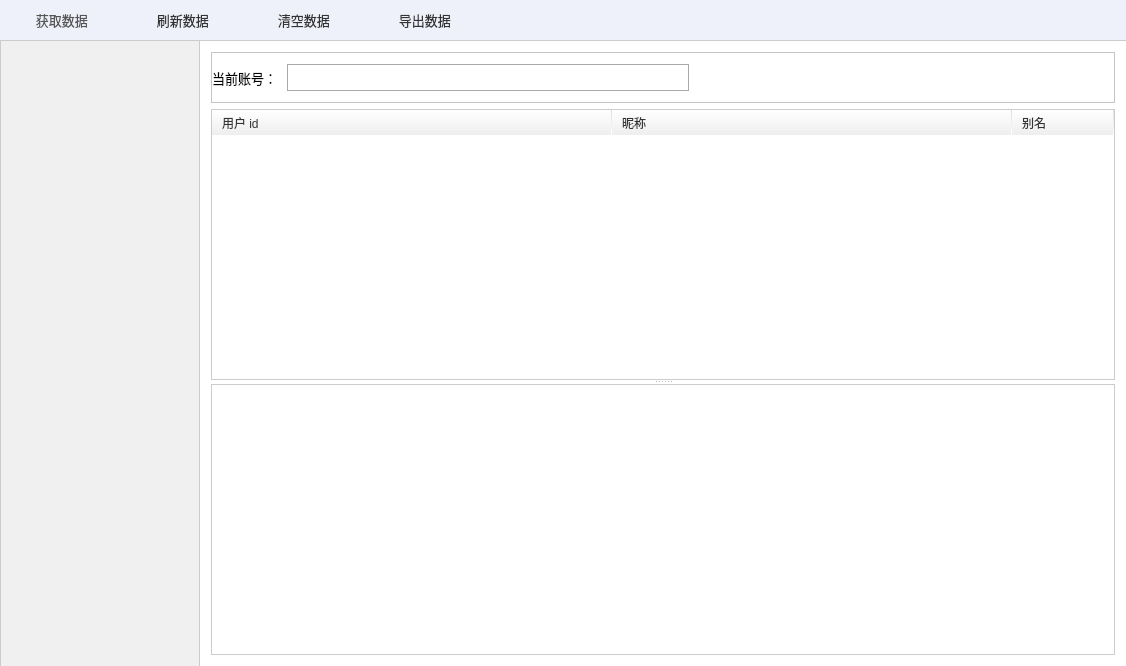
<?xml version="1.0" encoding="UTF-8"?>
<ui version="4.0">
 <class>AppInfoDlg</class>
 <widget class="QDialog" name="AppInfoDlg">
  <property name="geometry">
   <rect>
    <x>0</x>
    <y>0</y>
    <width>1126</width>
    <height>666</height>
   </rect>
  </property>
  <property name="windowTitle">
   <string>安卓聊天记录查看器</string>
  </property>
  <property name="styleSheet">
   <string notr="true">QWidget#AppInfoDlg
{
	background-color:white;
}</string>
  </property>
  <layout class="QVBoxLayout" name="verticalLayout_5">
   <property name="spacing">
    <number>0</number>
   </property>
   <property name="margin">
    <number>0</number>
   </property>
   <item>
    <widget class="QFrame" name="toolbar">
     <property name="minimumSize">
      <size>
       <width>0</width>
       <height>0</height>
      </size>
     </property>
     <property name="styleSheet">
      <string notr="true">QFrame#toolbar
{
	background-color:rgb(239,241,250);
	border:0px solid #cccccc;
	color:#333333;
	border-bottom-width:1px;
}</string>
     </property>
     <property name="frameShape">
      <enum>QFrame::StyledPanel</enum>
     </property>
     <property name="frameShadow">
      <enum>QFrame::Raised</enum>
     </property>
     <layout class="QHBoxLayout" name="horizontalLayout_5">
      <property name="margin">
       <number>0</number>
      </property>
      <item>
       <widget class="QToolButton" name="btnGetData">
        <property name="minimumSize">
         <size>
          <width>115</width>
          <height>40</height>
         </size>
        </property>
        <property name="maximumSize">
         <size>
          <width>115</width>
          <height>40</height>
         </size>
        </property>
        <property name="styleSheet">
         <string notr="true">QToolButton
{
	font-family:&quot;Microsoft Yahei&quot;;
	font-size:13px;
	border:0px solid #aaaaaa;
	color:#555555;
	padding-left:5px;
	background-color:transparent;
}

QToolButton:hover
{
	background-color:rgb(128,188,255);
}

QToolButton:pressed
{
	background-color:rgb(128,188,255);
	margin:1px;
}

QToolButton:disabled
{
	color:#aaaaaa;
}</string>
        </property>
        <property name="text">
         <string> 获取数据</string>
        </property>
        <property name="icon">
         <iconset resource="maindlg.qrc">
          <normaloff>:/image/autoget.png</normaloff>:/image/autoget.png</iconset>
        </property>
        <property name="iconSize">
         <size>
          <width>16</width>
          <height>16</height>
         </size>
        </property>
        <property name="shortcut">
         <string>1</string>
        </property>
        <property name="toolButtonStyle">
         <enum>Qt::ToolButtonTextBesideIcon</enum>
        </property>
       </widget>
      </item>
      <item>
       <widget class="QToolButton" name="btnRefresh">
        <property name="minimumSize">
         <size>
          <width>115</width>
          <height>40</height>
         </size>
        </property>
        <property name="maximumSize">
         <size>
          <width>115</width>
          <height>40</height>
         </size>
        </property>
        <property name="styleSheet">
         <string notr="true">QToolButton
{
	font-family:&quot;Microsoft Yahei&quot;;
	font-size:13px;
	border:0px solid #aaaaaa;
	color:#333333;
	padding-left:5px;
	background-color:transparent;
}

QToolButton:hover
{
	background-color:rgb(128,188,255);
}

QToolButton:pressed
{
	background-color:rgb(128,188,255);
	margin:1px;
}</string>
        </property>
        <property name="text">
         <string> 刷新数据</string>
        </property>
        <property name="icon">
         <iconset resource="maindlg.qrc">
          <normaloff>:/image/refresh.png</normaloff>:/image/refresh.png</iconset>
        </property>
        <property name="iconSize">
         <size>
          <width>16</width>
          <height>16</height>
         </size>
        </property>
        <property name="toolButtonStyle">
         <enum>Qt::ToolButtonTextBesideIcon</enum>
        </property>
       </widget>
      </item>
      <item>
       <widget class="QToolButton" name="btnClean">
        <property name="minimumSize">
         <size>
          <width>115</width>
          <height>40</height>
         </size>
        </property>
        <property name="maximumSize">
         <size>
          <width>115</width>
          <height>40</height>
         </size>
        </property>
        <property name="styleSheet">
         <string notr="true">QToolButton
{
	font-family:&quot;Microsoft Yahei&quot;;
	font-size:13px;
	border:0px solid #aaaaaa;
	color:#333333;
	padding-left:5px;
	background-color:transparent;
}

QToolButton:hover
{
	background-color:rgb(128,188,255);
}

QToolButton:pressed
{
	background-color:rgb(128,188,255);
	margin:1px;
}</string>
        </property>
        <property name="text">
         <string> 清空数据</string>
        </property>
        <property name="icon">
         <iconset resource="maindlg.qrc">
          <normaloff>:/image/delete.png</normaloff>:/image/delete.png</iconset>
        </property>
        <property name="iconSize">
         <size>
          <width>16</width>
          <height>16</height>
         </size>
        </property>
        <property name="toolButtonStyle">
         <enum>Qt::ToolButtonTextBesideIcon</enum>
        </property>
       </widget>
      </item>
      <item>
       <widget class="QToolButton" name="btnExport">
        <property name="minimumSize">
         <size>
          <width>115</width>
          <height>40</height>
         </size>
        </property>
        <property name="maximumSize">
         <size>
          <width>115</width>
          <height>40</height>
         </size>
        </property>
        <property name="styleSheet">
         <string notr="true">QToolButton
{
	font-family:&quot;Microsoft Yahei&quot;;
	font-size:13px;
	border:0px solid #aaaaaa;
	color:#333333;
	padding-left:5px;
	background-color:transparent;
}

QToolButton:hover
{
	background-color:rgb(128,188,255);
}

QToolButton:pressed
{
	background-color:rgb(128,188,255);
	margin:1px;
}</string>
        </property>
        <property name="text">
         <string> 导出数据</string>
        </property>
        <property name="icon">
         <iconset resource="maindlg.qrc">
          <normaloff>:/image/autoget.png</normaloff>:/image/autoget.png</iconset>
        </property>
        <property name="iconSize">
         <size>
          <width>16</width>
          <height>16</height>
         </size>
        </property>
        <property name="toolButtonStyle">
         <enum>Qt::ToolButtonTextBesideIcon</enum>
        </property>
       </widget>
      </item>
      <item>
       <spacer name="horizontalSpacer_2">
        <property name="orientation">
         <enum>Qt::Horizontal</enum>
        </property>
        <property name="sizeHint" stdset="0">
         <size>
          <width>40</width>
          <height>20</height>
         </size>
        </property>
       </spacer>
      </item>
     </layout>
    </widget>
   </item>
   <item>
    <layout class="QHBoxLayout" name="horizontalLayout">
     <property name="spacing">
      <number>0</number>
     </property>
     <item>
      <widget class="QListWidget" name="lstApplication">
       <property name="maximumSize">
        <size>
         <width>200</width>
         <height>16777215</height>
        </size>
       </property>
       <property name="focusPolicy">
        <enum>Qt::NoFocus</enum>
       </property>
       <property name="styleSheet">
        <string notr="true">QWidget
{
	border:1px solid #cccccc;
	/*border-right-width:0xp;*/
	font-size:13px;
	border-top-width:0px;
	border-bottom-width:0px;
	background-color:rgb(240,240,240);
}

QListWidget::item
{
	min-height:30px;
	padding-left:10px;
	background-color:transparent;
}

 QListWidget::item:hover {
	background-color:rgba(100,100,100, 50);
 }

  QListWidget::item:selected {
	background-color:#cccccc;
	color:black;
 }

 QScrollBar:vertical {
     border: 0px solid grey;
     background: transparent;
     width: 10px;
 }
 QScrollBar::handle:vertical {
     background: #cccccc;;
     min-height: 100px;
 }
 QScrollBar::handle:vertical:hover {
     background: #aaaaaa;
     min-heiht: 100px;
 }
 QScrollBar::add-line:vertical {
	border:none;
	background:transparent;
 }
 QScrollBar::sub-line:vertical {
	border:none;
	background:transparent;
 }</string>
       </property>
       <property name="iconSize">
        <size>
         <width>24</width>
         <height>24</height>
        </size>
       </property>
      </widget>
     </item>
     <item>
      <widget class="QStackedWidget" name="stkApplicationInfo">
       <property name="currentIndex">
        <number>0</number>
       </property>
       <widget class="QWidget" name="page">
        <layout class="QVBoxLayout" name="verticalLayout_6">
         <item>
          <widget class="QFrame" name="frame_3">
           <property name="styleSheet">
            <string notr="true">QWidget
{
	background-color:white;
}</string>
           </property>
           <property name="frameShape">
            <enum>QFrame::StyledPanel</enum>
           </property>
           <property name="frameShadow">
            <enum>QFrame::Raised</enum>
           </property>
           <layout class="QHBoxLayout" name="horizontalLayout_6">
            <property name="leftMargin">
             <number>0</number>
            </property>
            <item>
             <widget class="QLabel" name="label_3">
              <property name="styleSheet">
               <string notr="true">QLabel
{
	font-family:&quot;Microsoft Yahei&quot;;
	font-size:13px;
	min-height:25px;
}</string>
              </property>
              <property name="text">
               <string>当前账号： </string>
              </property>
             </widget>
            </item>
            <item>
             <widget class="QComboBox" name="cmbWeixinAccount">
              <property name="minimumSize">
               <size>
                <width>402</width>
                <height>27</height>
               </size>
              </property>
              <property name="maximumSize">
               <size>
                <width>400</width>
                <height>16777215</height>
               </size>
              </property>
              <property name="styleSheet">
               <string notr="true">QComboBox
{
	background-color:white;
	border:1px solid #aaaaaa;
	min-width:400px;
	min-height:25px;
	font-size:13px;
	font-family:&quot;Microsoft Yahei&quot;;
	color:black;
}

QComboBox:hover
{
	background-color:#cccccc;
}

QComboBox:on
{
	background-color:#cccccc;
}

 QComboBox::drop-down {
     subcontrol-origin: padding;
     subcontrol-position: top right;
     width: 15px;

	 border:0px solid rgb(46,52,52);
 }

QComboBox::down-arrow {
	height:8px;
	width:5px;
	image: url(:/image/arrow.png);
 }

 QComboBox QAbstractItemView
{
	border:1px solid #eef0ff;
}</string>
              </property>
             </widget>
            </item>
            <item>
             <spacer name="horizontalSpacer_3">
              <property name="orientation">
               <enum>Qt::Horizontal</enum>
              </property>
              <property name="sizeHint" stdset="0">
               <size>
                <width>40</width>
                <height>20</height>
               </size>
              </property>
             </spacer>
            </item>
           </layout>
          </widget>
         </item>
         <item>
          <widget class="QSplitter" name="splitter">
           <property name="styleSheet">
            <string notr="true">QWidget
{
	background-color:white;
}</string>
           </property>
           <property name="orientation">
            <enum>Qt::Vertical</enum>
           </property>
           <widget class="QTreeWidget" name="trWeixinFriends">
            <property name="maximumSize">
             <size>
              <width>9999</width>
              <height>16777215</height>
             </size>
            </property>
            <property name="focusPolicy">
             <enum>Qt::NoFocus</enum>
            </property>
            <property name="styleSheet">
             <string notr="true">QHeaderView::section {
	background-color:qlineargradient(spread:pad, x1:0, y1:0, x2:0, y2:1, stop:0 #ffffff, stop:1 #eeeeee);
    padding-left: 10px;
	border:none;
	border-right: 1px solid qlineargradient(spread:pad, x1:0, y1:0, x2:0, y2:1, stop:0 #dddddd, stop:1 #ffffff);
	border-bottom: 0px solid #eeeeee;
	height:25px;
	color:#333333;
	font-family:&quot;微软雅黑&quot;;
	text-align:center left;
 }

QTableWidget:item
{
	padding-left:10px;
}

QFrame#trWeixinFriends{
	border:1px solid #cccccc;;
}

 QHeaderView::down-arrow {
     image: none;
 }

 QHeaderView::up-arrow {
     image:none;
}

 QScrollBar:vertical {
     border: 0px solid grey;
     background: transparent;
     width: 10px;
 }
 QScrollBar::handle:vertical {
     background: #cccccc;;
     min-height: 100px;
 }
 QScrollBar::handle:vertical:hover {
     background: #aaaaaa;
     min-heiht: 100px;
 }
 QScrollBar::add-line:vertical {
	border:none;
	background:transparent;
 }
 QScrollBar::sub-line:vertical {
	border:none;
	background:transparent;
 }

 QScrollBar:horizontal {
     border: 0px solid grey;
     background: transparent;
     height: 5px;
 }
 QScrollBar::handle:horizontal {
     background: #cccccc;;
     min-width: 100px;
 }
 QScrollBar::handle:horizontal:hover {
     background: #aaaaaa;
     min-width: 100px;
 }
 QScrollBar::add-line:horizontal {
	border:none;
	background:transparent;
 }
 QScrollBar::sub-line:horizontal {
	border:none;
	background:transparent;
 }</string>
            </property>
            <property name="iconSize">
             <size>
              <width>24</width>
              <height>24</height>
             </size>
            </property>
            <property name="indentation">
             <number>0</number>
            </property>
            <property name="rootIsDecorated">
             <bool>false</bool>
            </property>
            <attribute name="headerDefaultSectionSize">
             <number>400</number>
            </attribute>
            <column>
             <property name="text">
              <string>用户 id</string>
             </property>
            </column>
            <column>
             <property name="text">
              <string>昵称</string>
             </property>
            </column>
            <column>
             <property name="text">
              <string>别名</string>
             </property>
            </column>
           </widget>
           <widget class="QTextBrowser" name="edtWeixinChactHistory">
            <property name="styleSheet">
             <string notr="true">QWidget
{
	border:1px solid #cccccc;
	font-family:&quot;Microsoft Yahei&quot;;
	font-size:13px;
}
 QScrollBar:vertical {
     border: 0px solid grey;
     background: transparent;
     width: 10px;
 }
 QScrollBar::handle:vertical {
     background: #cccccc;;
     min-height: 100px;
 }
 QScrollBar::handle:vertical:hover {
     background: #aaaaaa;
     min-heiht: 100px;
 }
 QScrollBar::add-line:vertical {
	border:none;
	background:transparent;
 }
 QScrollBar::sub-line:vertical {
	border:none;
	background:transparent;
 }

 QScrollBar:horizontal {
     border: 0px solid grey;
     background: transparent;
     height: 5px;
 }
 QScrollBar::handle:horizontal {
     background: #cccccc;;
     min-width: 100px;
 }
 QScrollBar::handle:horizontal:hover {
     background: #aaaaaa;
     min-width: 100px;
 }
 QScrollBar::add-line:horizontal {
	border:none;
	background:transparent;
 }
 QScrollBar::sub-line:horizontal {
	border:none;
	background:transparent;
 }</string>
            </property>
            <property name="readOnly">
             <bool>true</bool>
            </property>
            <property name="html">
             <string>&lt;!DOCTYPE HTML PUBLIC &quot;-//W3C//DTD HTML 4.0//EN&quot; &quot;http://www.w3.org/TR/REC-html40/strict.dtd&quot;&gt;
&lt;html&gt;&lt;head&gt;&lt;meta name=&quot;qrichtext&quot; content=&quot;1&quot; /&gt;&lt;style type=&quot;text/css&quot;&gt;
p, li { white-space: pre-wrap; }
&lt;/style&gt;&lt;/head&gt;&lt;body style=&quot; font-family:'Microsoft Yahei'; font-size:13px; font-weight:400; font-style:normal;&quot;&gt;
&lt;p style=&quot;-qt-paragraph-type:empty; margin-top:0px; margin-bottom:0px; margin-left:0px; margin-right:0px; -qt-block-indent:0; text-indent:0px;&quot;&gt;&lt;br /&gt;&lt;/p&gt;&lt;/body&gt;&lt;/html&gt;</string>
            </property>
            <property name="openExternalLinks">
             <bool>false</bool>
            </property>
            <property name="openLinks">
             <bool>false</bool>
            </property>
           </widget>
          </widget>
         </item>
        </layout>
       </widget>
       <widget class="QWidget" name="framexxx">
        <property name="styleSheet">
         <string notr="true">QFrame#framexxx
{
	background-color:white;
}</string>
        </property>
        <layout class="QVBoxLayout" name="verticalLayout">
         <property name="leftMargin">
          <number>6</number>
         </property>
         <property name="topMargin">
          <number>0</number>
         </property>
         <property name="rightMargin">
          <number>6</number>
         </property>
         <property name="bottomMargin">
          <number>6</number>
         </property>
         <item>
          <widget class="QFrame" name="frame">
           <property name="styleSheet">
            <string notr="true">QWidget
{
	background-color:white;
}</string>
           </property>
           <property name="frameShape">
            <enum>QFrame::StyledPanel</enum>
           </property>
           <property name="frameShadow">
            <enum>QFrame::Raised</enum>
           </property>
           <layout class="QHBoxLayout" name="horizontalLayout_3">
            <property name="leftMargin">
             <number>0</number>
            </property>
            <item>
             <widget class="QLabel" name="label">
              <property name="styleSheet">
               <string notr="true">QLabel
{
	font-family:&quot;Microsoft Yahei&quot;;
	font-size:13px;
	min-height:25px;
}</string>
              </property>
              <property name="text">
               <string>当前账号： </string>
              </property>
             </widget>
            </item>
            <item>
             <widget class="QComboBox" name="cmbQQAccount">
              <property name="minimumSize">
               <size>
                <width>152</width>
                <height>27</height>
               </size>
              </property>
              <property name="styleSheet">
               <string notr="true">QComboBox
{
	background-color:white;
	border:1px solid #aaaaaa;
	min-width:150px;
	min-height:25px;
	font-size:13px;
	font-family:&quot;Microsoft Yahei&quot;;
	color:black;
}

QComboBox:hover
{
	background-color:#cccccc;
}

QComboBox:on
{
	background-color:#cccccc;
}

 QComboBox::drop-down {
     subcontrol-origin: padding;
     subcontrol-position: top right;
     width: 15px;

	 border:0px solid rgb(46,52,52);
 }

QComboBox::down-arrow {
	height:8px;
	width:5px;
	image: url(:/image/arrow.png);
 }

 QComboBox QAbstractItemView
{
	border:1px solid #eef0ff;
}</string>
              </property>
             </widget>
            </item>
            <item>
             <spacer name="horizontalSpacer">
              <property name="orientation">
               <enum>Qt::Horizontal</enum>
              </property>
              <property name="sizeHint" stdset="0">
               <size>
                <width>40</width>
                <height>20</height>
               </size>
              </property>
             </spacer>
            </item>
           </layout>
          </widget>
         </item>
         <item>
          <widget class="QTabWidget" name="tabWidget">
           <property name="styleSheet">
            <string notr="true">QTabWidget::pane
{
    border-width:0px;
    border-style:solid;
    border-color:white;
	background-color:white;
}

QTabBar::tab {
    background: white;
	color:black;
	font-family:&quot;Microsoft Yahei&quot;;
	min-height:30px;
	min-width:120px;
	border:1px solid #cccccc;
 }

QTabBar::tab:hover {
     background: rgb(122,141,217);
	 color:white;
	 border:none;
 }

QTabBar::tab:selected {
     background: rgb(88,115,201);
	color:white;
     border:none;
 }


</string>
           </property>
           <property name="currentIndex">
            <number>0</number>
           </property>
           <widget class="QWidget" name="tab">
            <attribute name="title">
             <string>好友</string>
            </attribute>
            <layout class="QVBoxLayout" name="verticalLayout_2">
             <property name="leftMargin">
              <number>0</number>
             </property>
             <property name="rightMargin">
              <number>0</number>
             </property>
             <property name="bottomMargin">
              <number>0</number>
             </property>
             <item>
              <widget class="QSplitter" name="splitter_2">
               <property name="styleSheet">
                <string notr="true">QWidget
{
	background-color:white;
}</string>
               </property>
               <property name="orientation">
                <enum>Qt::Vertical</enum>
               </property>
               <widget class="QTreeWidget" name="trQQFriends">
                <property name="maximumSize">
                 <size>
                  <width>15000</width>
                  <height>16777215</height>
                 </size>
                </property>
                <property name="focusPolicy">
                 <enum>Qt::NoFocus</enum>
                </property>
                <property name="styleSheet">
                 <string notr="true">QHeaderView::section {
	background-color:qlineargradient(spread:pad, x1:0, y1:0, x2:0, y2:1, stop:0 #ffffff, stop:1 #eeeeee);
    padding-left: 10px;
	border:none;
	border-right: 1px solid qlineargradient(spread:pad, x1:0, y1:0, x2:0, y2:1, stop:0 #dddddd, stop:1 #ffffff);
	border-bottom: 0px solid #eeeeee;
	height:25px;
	color:#333333;
	font-family:&quot;微软雅黑&quot;;
	text-align:center left;
 }

QTableWidget:item
{
	padding-left:10px;
}

QFrame#trQQFriends{
	border:1px solid #cccccc;;
}

 QHeaderView::down-arrow {
     image: none;
 }

 QHeaderView::up-arrow {
     image:none;
}

 QScrollBar:vertical {
     border: 0px solid grey;
     background: transparent;
     width: 10px;
 }
 QScrollBar::handle:vertical {
     background: #cccccc;;
     min-height: 100px;
 }
 QScrollBar::handle:vertical:hover {
     background: #aaaaaa;
     min-heiht: 100px;
 }
 QScrollBar::add-line:vertical {
	border:none;
	background:transparent;
 }
 QScrollBar::sub-line:vertical {
	border:none;
	background:transparent;
 }

 QScrollBar:horizontal {
     border: 0px solid grey;
     background: transparent;
     height: 5px;
 }
 QScrollBar::handle:horizontal {
     background: #cccccc;;
     min-width: 100px;
 }
 QScrollBar::handle:horizontal:hover {
     background: #aaaaaa;
     min-width: 100px;
 }
 QScrollBar::add-line:horizontal {
	border:none;
	background:transparent;
 }
 QScrollBar::sub-line:horizontal {
	border:none;
	background:transparent;
 }</string>
                </property>
                <property name="frameShape">
                 <enum>QFrame::NoFrame</enum>
                </property>
                <property name="iconSize">
                 <size>
                  <width>24</width>
                  <height>24</height>
                 </size>
                </property>
                <attribute name="headerDefaultSectionSize">
                 <number>150</number>
                </attribute>
                <column>
                 <property name="text">
                  <string>QQ号</string>
                 </property>
                </column>
                <column>
                 <property name="text">
                  <string>昵称</string>
                 </property>
                </column>
                <column>
                 <property name="text">
                  <string>备注</string>
                 </property>
                </column>
                <column>
                 <property name="text">
                  <string>签名</string>
                 </property>
                </column>
                <item>
                 <property name="text">
                  <string/>
                 </property>
                </item>
               </widget>
               <widget class="QTextBrowser" name="edtQQChatHistory">
                <property name="styleSheet">
                 <string notr="true">QWidget
{
	border:1px solid #cccccc;
	font-family:&quot;Microsoft Yahei&quot;;
	font-size:13px;
}

 QScrollBar:vertical {
     border: 0px solid grey;
     background: transparent;
     width: 10px;
 }
 QScrollBar::handle:vertical {
     background: #cccccc;;
     min-height: 100px;
 }
 QScrollBar::handle:vertical:hover {
     background: #aaaaaa;
     min-heiht: 100px;
 }
 QScrollBar::add-line:vertical {
	border:none;
	background:transparent;
 }
 QScrollBar::sub-line:vertical {
	border:none;
	background:transparent;
 }

 QScrollBar:horizontal {
     border: 0px solid grey;
     background: transparent;
     height: 5px;
 }
 QScrollBar::handle:horizontal {
     background: #cccccc;;
     min-width: 100px;
 }
 QScrollBar::handle:horizontal:hover {
     background: #aaaaaa;
     min-width: 100px;
 }
 QScrollBar::add-line:horizontal {
	border:none;
	background:transparent;
 }
 QScrollBar::sub-line:horizontal {
	border:none;
	background:transparent;
 }</string>
                </property>
                <property name="readOnly">
                 <bool>true</bool>
                </property>
                <property name="openLinks">
                 <bool>false</bool>
                </property>
               </widget>
              </widget>
             </item>
            </layout>
           </widget>
           <widget class="QWidget" name="tab_2">
            <attribute name="title">
             <string>QQ 群</string>
            </attribute>
            <layout class="QVBoxLayout" name="verticalLayout_3">
             <property name="leftMargin">
              <number>0</number>
             </property>
             <property name="rightMargin">
              <number>0</number>
             </property>
             <property name="bottomMargin">
              <number>0</number>
             </property>
             <item>
              <widget class="QSplitter" name="splitter_3">
               <property name="styleSheet">
                <string notr="true">QWidget
{
	background-color:white;
}</string>
               </property>
               <property name="orientation">
                <enum>Qt::Vertical</enum>
               </property>
               <widget class="QWidget" name="">
                <layout class="QHBoxLayout" name="horizontalLayout_4">
                 <item>
                  <widget class="QTreeWidget" name="trQQTroops">
                   <property name="maximumSize">
                    <size>
                     <width>9999</width>
                     <height>16777215</height>
                    </size>
                   </property>
                   <property name="styleSheet">
                    <string notr="true">
QHeaderView 
{
	font-family:&quot;微软雅黑&quot;;
	background-color:#eef0ff;
	color:black;
}
QHeaderView::section 
{
	background-color:#eef0ff;
	color:#333333;
	min-height:30px;
	border-width:0px;
	border-style:solid;
	padding-left:5px;
	border-color:#cccccc;
	border-bottom-width:1px;
	border-top-width:0px;
}

QTableWidget:item
{
	padding-left:10px;
}

QFrame#trQQTroops{
	border:1px solid #cccccc;
	border-top-width:1px;
	border-left-width:1px;
}

 QHeaderView::down-arrow {
     image: none;
 }

 QHeaderView::up-arrow {
     image:none;
}

 QScrollBar:vertical {
     border: 0px solid grey;
     background: transparent;
     width: 10px;
 }
 QScrollBar::handle:vertical {
     background: #cccccc;
     min-height: 100px;
 }
 QScrollBar::handle:vertical:hover {
     background: #aaaaaa;
     min-heiht: 100px;
 }
 QScrollBar::add-line:vertical {
	border:none;
	background:transparent;
 }
 QScrollBar::sub-line:vertical {
	border:none;
	background:transparent;
 }

 QScrollBar:horizontal {
     border: 0px solid grey;
     background: transparent;
     height: 5px;
 }
 QScrollBar::handle:horizontal {
     background: #cccccc;;
     min-width: 100px;
 }
 QScrollBar::handle:horizontal:hover {
     background: #aaaaaa;
     min-width: 100px;
 }
 QScrollBar::add-line:horizontal {
	border:none;
	background:transparent;
 }
 QScrollBar::sub-line:horizontal {
	border:none;
	background:transparent;
 }</string>
                   </property>
                   <property name="frameShape">
                    <enum>QFrame::NoFrame</enum>
                   </property>
                   <property name="iconSize">
                    <size>
                     <width>24</width>
                     <height>24</height>
                    </size>
                   </property>
                   <property name="indentation">
                    <number>0</number>
                   </property>
                   <column>
                    <property name="text">
                     <string>群号</string>
                    </property>
                   </column>
                   <column>
                    <property name="text">
                     <string>群名</string>
                    </property>
                   </column>
                  </widget>
                 </item>
                 <item>
                  <widget class="QFrame" name="frame_2">
                   <property name="frameShape">
                    <enum>QFrame::StyledPanel</enum>
                   </property>
                   <property name="frameShadow">
                    <enum>QFrame::Raised</enum>
                   </property>
                   <layout class="QVBoxLayout" name="verticalLayout_4">
                    <property name="spacing">
                     <number>0</number>
                    </property>
                    <property name="margin">
                     <number>0</number>
                    </property>
                    <item>
                     <widget class="QLabel" name="label_2">
                      <property name="styleSheet">
                       <string notr="true">QLabel
{
	font-family:&quot;Microsoft Yahei&quot;;
	font-size:13px;
	background-color:#eef0ff;
	color:#333333;
	border:1px solid #cccccc;
	min-height:30px;
	padding-left:10px;
}</string>
                      </property>
                      <property name="text">
                       <string>群公告</string>
                      </property>
                     </widget>
                    </item>
                    <item>
                     <widget class="QTextEdit" name="edtTroopMemo">
                      <property name="styleSheet">
                       <string notr="true">QWidget
{
	border:1px solid #cccccc;
	font-family:&quot;Microsoft Yahei&quot;;
	font-size:13px;
	border-top-width:0px;
}</string>
                      </property>
                     </widget>
                    </item>
                   </layout>
                  </widget>
                 </item>
                </layout>
               </widget>
               <widget class="QTextBrowser" name="edtQQTroopHistory">
                <property name="styleSheet">
                 <string notr="true">QWidget
{
	border:1px solid #cccccc;
	font-family:&quot;Microsoft Yahei&quot;;
	font-size:13px;
}

 QScrollBar:vertical {
     border: 0px solid grey;
     background: transparent;
     width: 10px;
 }
 QScrollBar::handle:vertical {
     background: #cccccc;;
     min-height: 100px;
 }
 QScrollBar::handle:vertical:hover {
     background: #aaaaaa;
     min-heiht: 100px;
 }
 QScrollBar::add-line:vertical {
	border:none;
	background:transparent;
 }
 QScrollBar::sub-line:vertical {
	border:none;
	background:transparent;
 }

 QScrollBar:horizontal {
     border: 0px solid grey;
     background: transparent;
     height: 5px;
 }
 QScrollBar::handle:horizontal {
     background: #cccccc;;
     min-width: 100px;
 }
 QScrollBar::handle:horizontal:hover {
     background: #aaaaaa;
     min-width: 100px;
 }
 QScrollBar::add-line:horizontal {
	border:none;
	background:transparent;
 }
 QScrollBar::sub-line:horizontal {
	border:none;
	background:transparent;
 }</string>
                </property>
                <property name="readOnly">
                 <bool>true</bool>
                </property>
                <property name="openLinks">
                 <bool>false</bool>
                </property>
               </widget>
              </widget>
             </item>
            </layout>
           </widget>
          </widget>
         </item>
        </layout>
       </widget>
      </widget>
     </item>
    </layout>
   </item>
  </layout>
 </widget>
 <layoutdefault spacing="6" margin="11"/>
 <resources>
  <include location="maindlg.qrc"/>
 </resources>
 <connections/>
</ui>
